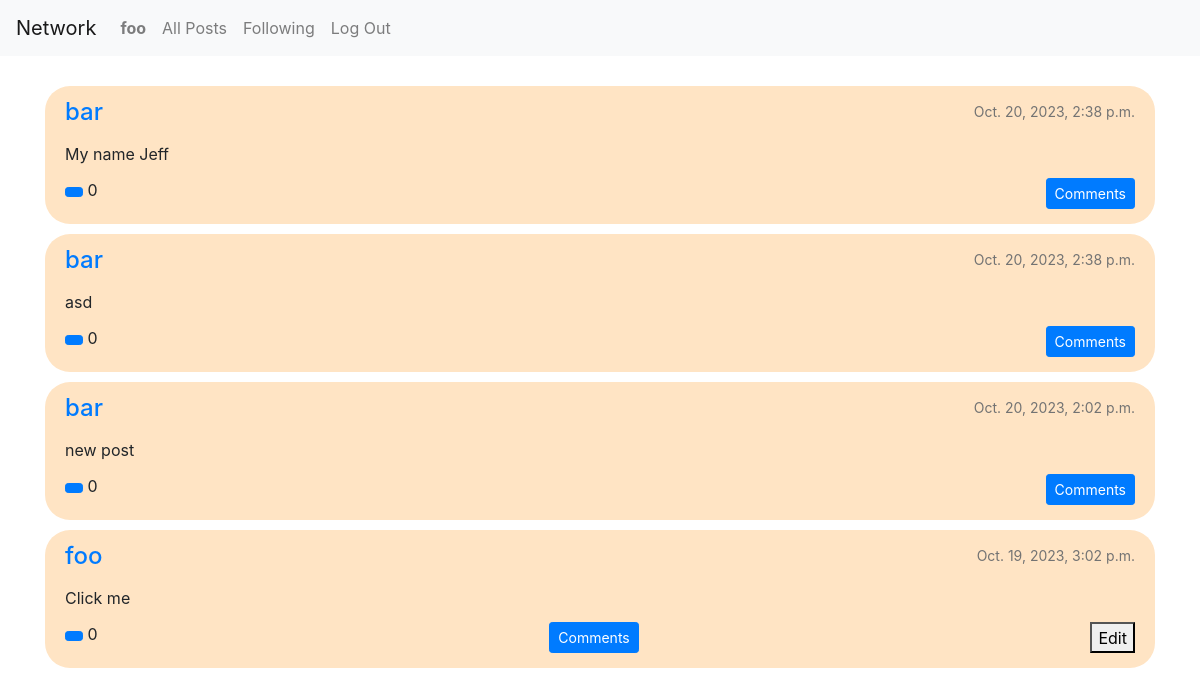
The app's page /following (signed in), older data.
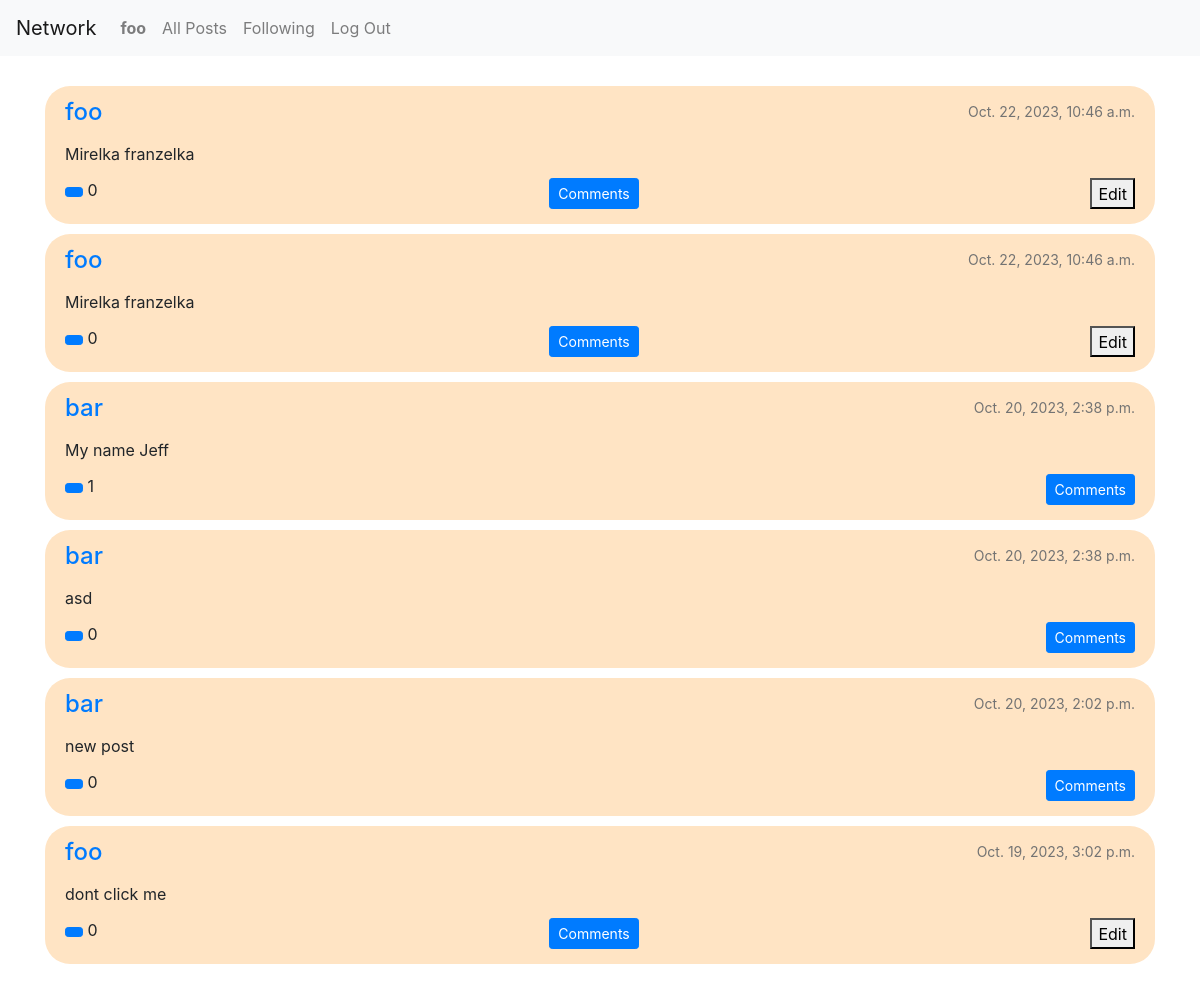
The same page, newer data.
### network/models.py (models this page shows, shortened)
class Post(models.Model):
    author = models.ForeignKey(User, on_delete=models.CASCADE)
    post = models.CharField(max_length=400)
    timestamp = models.DateTimeField(auto_now_add=True, blank=True)
    likes = models.ManyToManyField(User, related_name="liked_posts", default=0)
    def likes_count(self) -> int:
        return self.likes.all().count()

class User(AbstractUser):
    following = models.ManyToManyField('self', related_name='followers', blank=True)
    birthday = models.DateField(blank=True, null=True)
    nationality = CountryField(null=True)
    profile_pic = models.ImageField(upload_to="profile_pics", null=True)
    description = models.TextField(max_length=600, null=True)

### network/views.py (the view)
# urls.py: path('following', views.following_page, name='following')
def following_page(request):
    following = User.objects.get(pk=request.user.id).following
    posts = Post.objects.filter(author__in=following.all()).order_by('-timestamp')
    comments = Comment.objects.filter(post__in=posts)
    context = {
        'posts': posts,
        'all_comments': comments,
        'add_comment': CommentForm,
    }
    return render(request, 'network/following_page.html', context)

### network/templates/network/following_page.html (shortened to what this page needs)
{% extends 'network/layout.html' %}
{% block body %}
<div class="container">
    {% include "network/content.html" %}
</div>
{% endblock %}

### network/templates/network/content.html (shortened to what this page needs)
{% if posts %}
    {% for post in posts %}
    <div class="single-post">
        <div class="post-contents">
            <div class="post-heading">
                <a id='author' href="{% url 'user' id=post.author.id %}">{{ post.author }}</a>
                <p>{{ post.timestamp }}</p>
            </div>
            <div id="post-text">{{post.post}}</div>
            <div class="interactions">
                <div id="likes">
                    {% if user.is_authenticated %}
                    <button id='like' data-post-id="{{ post.id }}" class="btn btn-sm btn-primary"></button>
                    {% endif %}
                    <span id="num-likes">{{ post.likes_count }}</span>
                </div>
                <div id="comments">
                    <button id="comment" class="btn btn-sm btn-primary">Comments</button>
                </div>
                {% if user == post.author %}
                    <button id="edit">Edit</button>
                {% endif %}
            </div>
        </div>
    </div>
    {% endfor %}
{% endif %}

Row changes from the older to the newer data that the page shows:
added Post: author "foo", timestamp "Oct. 22, 2023, 10:46 a.m.", post "Mirelka franzelka", likes_count "0", shows "Edit"
added Post: author "foo", timestamp "Oct. 22, 2023, 10:46 a.m.", post "Mirelka franzelka", likes_count "0", shows "Edit"
computed for Post "My name Jeff": likes_count "0" → "1"
changed Post: post "Click me" → "dont click me"
